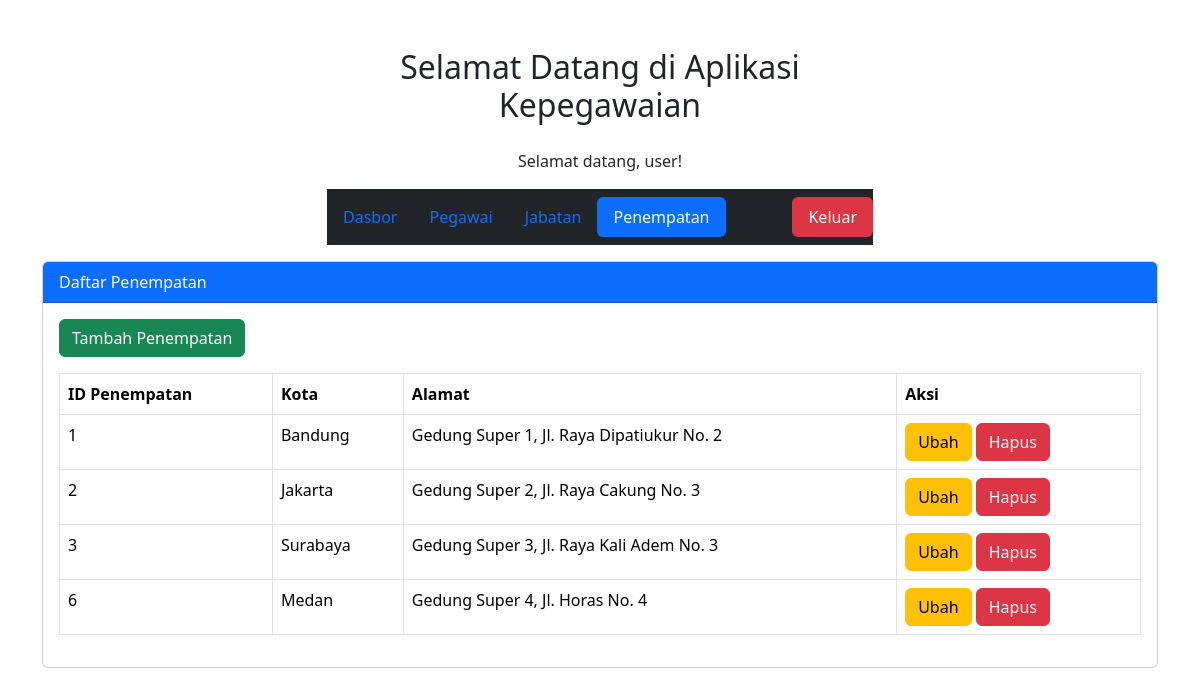
The page /penempatan.php (signed in) on the database its author committed.
### tables this page shows
CREATE TABLE `penempatan` (
  `id_penempatan` int(11) NOT NULL AUTO_INCREMENT,
  `kota` varchar(20) NOT NULL,
  `alamat` varchar(150) NOT NULL,
  PRIMARY KEY (`id_penempatan`)
);

### penempatan.php (the view, shortened to what this page needs)
<?php
if (isset($_SESSION['username'])) {
    include 'koneksi.php';
?>
    <!doctype html>
    <html lang="en">
    <head>
        <link href="https://cdn.jsdelivr.net/npm/bootstrap@5.3.2/dist/css/bootstrap.min.css" rel="stylesheet">
    </head>
    <body>
        <div class="container mt-5">
            <div class="row">
                <div class="col-md-6 offset-md-3">
                    <h2 class="text-center mb-4">Selamat Datang di Aplikasi Kepegawaian</h2>
                    <p class="text-center">Selamat datang, <?php echo $_SESSION['username']; ?>!</p>
                    <nav class="navbar navbar-dark bg-dark">
                        <ul class="nav nav-pills">
                            <li class="nav-item">
                                <a class="nav-link" aria-current="page" href="index.php">Dasbor</a>
                            </li>
                            <li class="nav-item">
                                <a class="nav-link" href="pegawai.php">Pegawai</a>
                            </li>
                            <li class="nav-item">
                                <a class="nav-link" href="jabatan.php">Jabatan</a>
                            </li>
                            <li class="nav-item">
                                <a class="nav-link active" href="penempatan.php">Penempatan</a>
                            </li>
                        </ul>
                        <ul class="nav nav-pills justify-content-end">
                            <li class="nav-item ms-auto">
                                <a class="nav-link bg-danger text-white" href="logout.php">Keluar</a>
                            </li>
                        </ul>
                    </nav>
                </div>
            </div>
        </div>
        <div class="container">
            <div class="card mt-3">
                <div class="card-header bg-primary text-white">
                    Daftar Penempatan
                </div>
                <div class="card-body">
                    <button type="button" class="btn btn-success mb-3" data-bs-toggle="modal" data-bs-target="#modalTambahPenempatan">
                        Tambah Penempatan
                    </button>
                    <table class="table table-bordered">
                        <thead>
                            <tr>
                                <th scope="col">ID Penempatan</th>
                                <th scope="col">Kota</th>
                                <th scope="col">Alamat</th>
                                <th scope="col">Aksi</th>
                            </tr>
                        </thead>
                        <tbody>
                            <?php
                            $query = mysqli_query($koneksi, "SELECT * FROM penempatan");
                            while ($data = mysqli_fetch_array($query)) {
                                echo "<tr>";
                                echo "<td>" . $data['id_penempatan'] . "</td>";
                                echo "<td>" . $data['kota'] . "</td>";
                                echo "<td>" . $data['alamat'] . "</td>";
                                echo "<td>
                                <button type='button' class='btn btn-warning' data-bs-toggle='modal' data-bs-target='#modalUbahPenempatan" . $data['id_penempatan'] . "'>Ubah</button>
                                <button type='button' class='btn btn-danger' data-bs-toggle='modal' data-bs-target='#modalHapusPenempatan" . $data['id_penempatan'] . "'>Hapus</button>
                                </td>";
                                echo "</tr>";
                            }
                            ?>
                        </tbody>
                    </table>
                </div>
            </div>
        </div>
    </body>
    </html>
<?php
} else {
    header("Location: login.php");
    exit();
}
?>

### rows shown on the page
penempatan: id_penempatan "1", kota "Bandung", alamat "Gedung Super 1, Jl. Raya Dipatiukur No. 2"
penempatan: id_penempatan "2", kota "Jakarta", alamat "Gedung Super 2, Jl. Raya Cakung No. 3"
penempatan: id_penempatan "3", kota "Surabaya", alamat "Gedung Super 3, Jl. Raya Kali Adem No. 3"
penempatan: id_penempatan "6", kota "Medan", alamat "Gedung Super 4, Jl. Horas No. 4"

### other values the page prints
$_SESSION['username'] "user"
